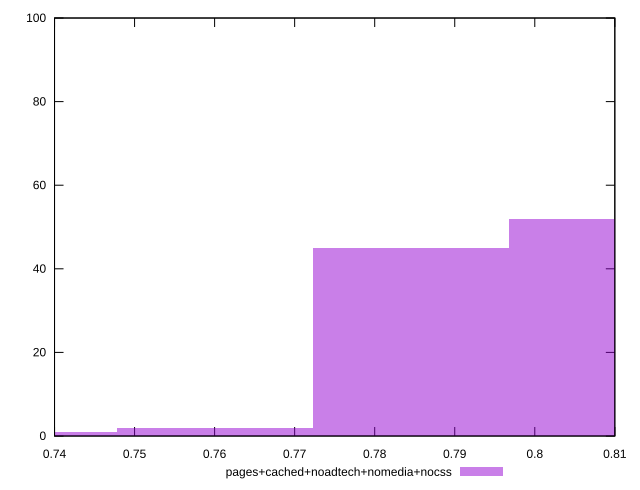

This chart was generated by the following gnuplot code:
reset

$pagesCachedNoadtechNomediaNocss <<EOF
0.7600278612680427 2
0.7845448890508827 45
0.7355108334852025 1
0.8090619168337227 52
EOF

set key outside below
set boxwidth 0.024517027782840085
set xrange [0.74:0.81]
set yrange [0:100]
set trange [0:100]
set style fill transparent solid 0.5 noborder
set terminal svg size 640, 490 enhanced background rgb 'white'
set output "report_00019_2021-02-10T18-14-37.922Z//meta/score/comparison/histogram/4_vs_5.svg"

plot $pagesCachedNoadtechNomediaNocss title "pages+cached+noadtech+nomedia+nocss" with boxes

reset
